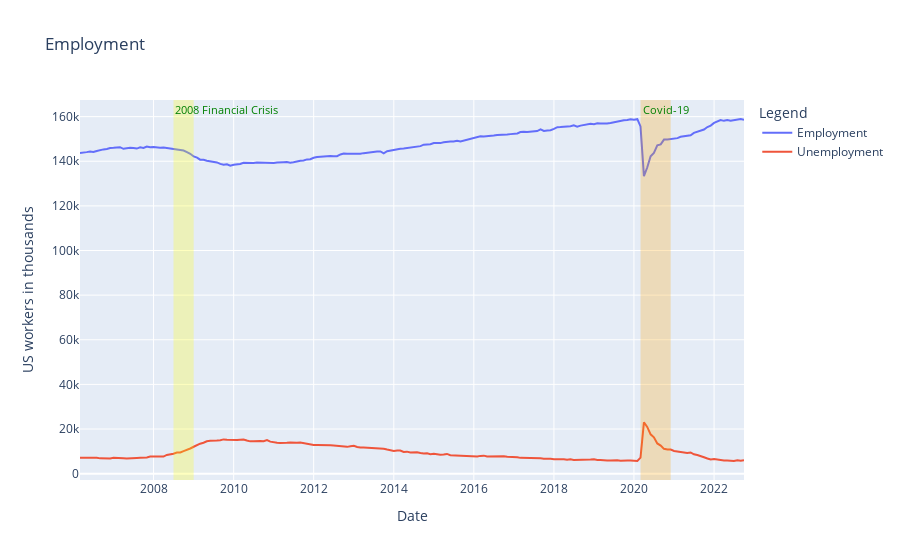

The notebook cell saved with this chart:
### Code cell
Employ_fig = px.line(data, x=data.Date, y = employ_unemploy.columns, title='Employment')
Employ_fig.update_yaxes(title_text = 'US workers in thousands')
Employ_fig.update_layout(legend_title_text = 'Legend')

Employ_fig.add_vrect(x0="2008-07-01", x1="2009-01-01", 
              annotation_text="2008 Financial Crisis", annotation_position="top left",  
              annotation_font_size=11,
              annotation_font_color="Green",
              fillcolor="yellow", opacity=0.25, line_width=0)

Employ_fig.add_vrect(x0="2020-03-01", x1="2020-12-01", 
              annotation_text="Covid-19", annotation_position="top left",  
              annotation_font_size=11,
              annotation_font_color="Green",
              fillcolor="orange", opacity=0.25, line_width=0)

Employ_fig.show()

### Figure 1 — Plotly figure (JSON) as saved in the notebook; plotly's stock layout.template omitted (floating-point values rounded to 4 significant figures; data arrays with more than 128 entries replaced by an {"elided": "..."} marker saying what was removed)
{"data": [{"hovertemplate": "variable=Employment<br>Date=%{x}<br>value=%{y}<extra></extra>", "legendgroup": "Employment", "line": {"color": "#636efa", "dash": "solid"}, "marker": {"symbol": "circle"}, "mode": "lines", "name": "Employment", "orientation": "v", "showlegend": true, "type": "scatter", "x": {"elided": "200 str values"}, "xaxis": "x", "y": {"elided": "200 int values"}, "yaxis": "y"}, {"hovertemplate": "variable=Unemployment<br>Date=%{x}<br>value=%{y}<extra></extra>", "legendgroup": "Unemployment", "line": {"color": "#EF553B", "dash": "solid"}, "marker": {"symbol": "circle"}, "mode": "lines", "name": "Unemployment", "orientation": "v", "showlegend": true, "type": "scatter", "x": {"elided": "200 str values"}, "xaxis": "x", "y": {"elided": "200 int values"}, "yaxis": "y"}], "layout": {"annotations": [{"font": {"color": "Green", "size": 11}, "showarrow": false, "text": "2008 Financial Crisis", "x": "2008-07-01", "xanchor": "left", "xref": "x", "y": 1, "yanchor": "top", "yref": "y domain"}, {"font": {"color": "Green", "size": 11}, "showarrow": false, "text": "Covid-19", "x": "2020-03-01", "xanchor": "left", "xref": "x", "y": 1, "yanchor": "top", "yref": "y domain"}], "legend": {"title": {"text": "Legend"}, "tracegroupgap": 0}, "shapes": [{"fillcolor": "yellow", "line": {"width": 0}, "opacity": 0.25, "type": "rect", "x0": "2008-07-01", "x1": "2009-01-01", "xref": "x", "y0": 0, "y1": 1, "yref": "y domain"}, {"fillcolor": "orange", "line": {"width": 0}, "opacity": 0.25, "type": "rect", "x0": "2020-03-01", "x1": "2020-12-01", "xref": "x", "y0": 0, "y1": 1, "yref": "y domain"}], "title": {"text": "Employment"}, "xaxis": {"anchor": "y", "domain": [0, 1], "title": {"text": "Date"}}, "yaxis": {"anchor": "x", "domain": [0, 1], "title": {"text": "US workers in thousands"}}}}
